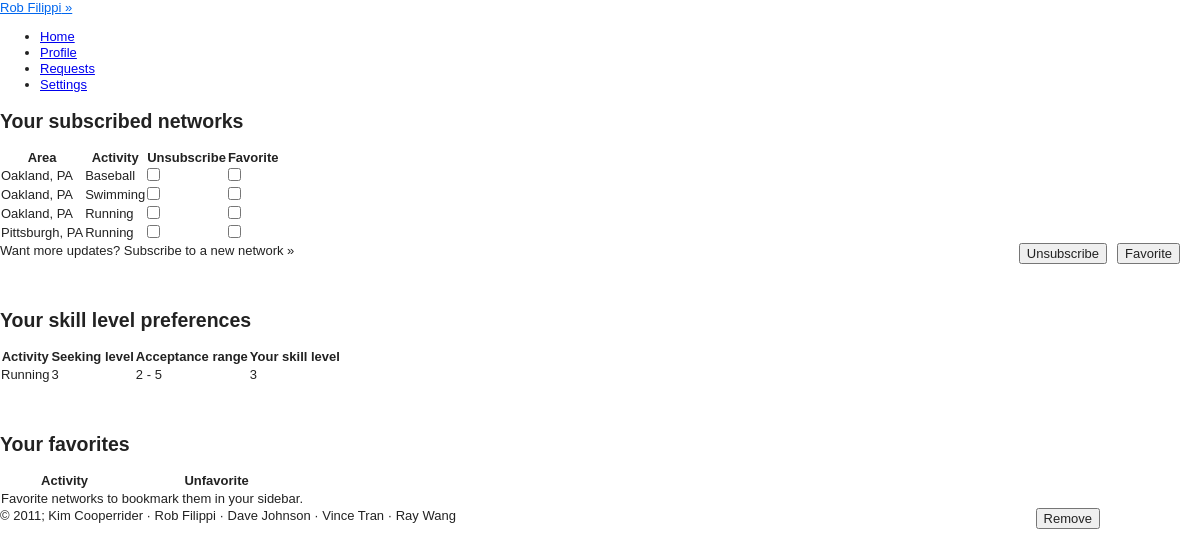
Screenshot of /views/settings.php (signed in) with the database file from the repository.
### tables this page shows
CREATE TABLE IF NOT EXISTS `users` (
  `USER_ID` int(11) NOT NULL AUTO_INCREMENT,
  `PASSWORD` varchar(100) NOT NULL,
  `FIRST_NAME` char(20) DEFAULT NULL,
  `LAST_NAME` char(20) DEFAULT NULL,
  `STREET` varchar(25) DEFAULT NULL,
  `CITY` char(20) DEFAULT NULL,
  `STATE` char(2) DEFAULT NULL,
  `ZIP` int(11) DEFAULT NULL,
  `PHONE` char(12) DEFAULT NULL,
  `INTERESTS` varchar(4000) DEFAULT NULL,
  `PROFILE_PIC` varchar(45) NOT NULL DEFAULT 'public/images/avatar.png',
  `email` varchar(25) DEFAULT NULL,
  `DOB` date DEFAULT NULL,
  `GENDER` char(1) DEFAULT NULL,
  PRIMARY KEY (`USER_ID`)
);

CREATE TABLE IF NOT EXISTS `unique_networks` (
  `UNIQUE_NETWORK_ID` int(11) NOT NULL AUTO_INCREMENT,
  `NETWORK_ID` int(11) DEFAULT NULL,
  `ACTIVITY_ID` int(11) DEFAULT NULL,
  PRIMARY KEY (`UNIQUE_NETWORK_ID`)
);

CREATE TABLE IF NOT EXISTS `networks` (
  `NETWORK_ID` int(11) NOT NULL AUTO_INCREMENT,
  `AREA` varchar(25) NOT NULL,
  `STATE` varchar(2) NOT NULL,
  PRIMARY KEY (`NETWORK_ID`)
);

CREATE TABLE IF NOT EXISTS `activities` (
  `ACTIVITY_ID` int(11) NOT NULL AUTO_INCREMENT,
  `ACTIVITY_NAME` varchar(20) NOT NULL,
  PRIMARY KEY (`ACTIVITY_ID`)
);

### views/config.php (called while the page is built, shortened)
<?php
include("functions_recommendations.php");
include("functions_networks.php");
	function cookieExists(){
		if(isset($_COOKIE['ID_my_site']))
			return TRUE;
		else
			return FALSE;
	}
	function validCookie(){
		$username = $_COOKIE['ID_my_site'];
		$pass = $_COOKIE['Key_my_site'];
		$info = getDatabaseInfo("users", "email", $username);
			if ($pass != $info['PASSWORD']) {
				return FALSE;
			}
			else{
				return TRUE;
 			}
	}
	function getDatabaseInfo($table, $attribute, $value){
		$check = getResourceIDs($table, $attribute, $value);
		return mysql_fetch_array($check);
	}
	function getResourceIDs($table, $attribute, $value){
		$check = mysql_query("SELECT * FROM $table WHERE $attribute = '$value'")or die(mysql_error());
		return $check;
	}
	function getName(){
		if(cookieExists())
		{
			if (validCookie()) {
				$username = $_COOKIE['ID_my_site'];
				$info = getDatabaseInfo("users", "email", $username);
				return $info['FIRST_NAME'] . " " . $info['LAST_NAME'];
			}
		}
	}
	function getUserID(){
		if(cookieExists())
		{
			if (validCookie()) {
				$username = $_COOKIE['ID_my_site'];
				$info = getDatabaseInfo("users", "email", $username);
				return $info['USER_ID'];
			}
		}
	}
?>

### views/functions_networks.php (called while the page is built, shortened)
<?
function getUserUniqueNetworks() {
	$id = getUserID();
	$query = "SELECT unique_networks.unique_network_id, networks.area, networks.state, activities.activity_name"
	." FROM user_networks, unique_networks, activities, networks"
	." WHERE unique_networks.network_id = networks.network_id"
	." AND unique_networks.unique_network_id = user_networks.unique_network_id"
	." AND user_networks.user_id = $id"
	." AND unique_networks.activity_id = activities.activity_id"
	." ORDER BY unique_networks.unique_network_id";
	$n = array();
	$result=mysql_query($query) or die(mysql_error());
	while ($row = mysql_fetch_array($result)) {
		$n[] = $row;
	}
	return $n;
}
	function getUserActivityLevels(){
	$userID = getUserID();
	$query = "SELECT DISTINCT activities.activity_name, user_activities.preferred, user_activities.low_level, user_activities.high_level, user_activities.own_level"
	." FROM user_activities, activities WHERE user_activities.user_id = $userID AND user_activities.activity_id = activities.activity_id GROUP BY activities.activity_name";
	$levels = array();
	$result=mysql_query($query);
	while ($row = mysql_fetch_array($result)) {
		$levels[] = $row;
	}
	return $levels;
	}
?>

### views/functions_recommendations.php (called while the page is built, shortened)
<?
function getFavorites(){
	$id = getUserID();
	$query = "SELECT networks.area, networks.state, activities.activity_name FROM favorites, networks, activities, unique_networks WHERE user_id = ".$id.""
					." AND favorites.unique_network_id = unique_networks.unique_network_id"
					." AND unique_networks.activity_id = activities.activity_id"
					." AND unique_networks.network_id = networks.network_id";
	$result = mysql_query($query) or die(mysql_error());
	$favs = array();
	return $favs;
}
?>

### views/settings.php (the view, shortened to what this page needs)
<? include("header.php");
	if(cookieExists() && validCookie())
	{
			?>
			<div class="page">
			<h2>Your subscribed networks</h2>
			<form id="unsubNetworksForm" method="post" action="<?php echo $_SERVER['PHP_SELF']?>">
			<table class="settings regular_table">
				<tr>
					<th>Area</th>
					<th>Activity</th>
					<th>Unsubscribe</th>
					<th>Favorite</th>
				</tr>
			<?
				$networks = getUserUniqueNetworks();
				$favs = getFavoriteIDs();
				if ($networks) {
					foreach($networks as $network) {
						echo "<tr>";
							echo "<td>".$network[1].", ".$network[2]."</td><td>".$network[3]."</td>";
							echo "<td><input type='checkbox' value='".$network[0]."' name='unsubscribeTo[]' /></td>";
							in_array($network[0], $favs)? $checked="checked disabled" : $checked = "";
							echo sprintf("<td><input type='checkbox' %s value='%s' name='favorite[]' /></td>", $checked, $network[0]);
						echo "</tr>";
					}
			} else echo "<tr><td colspan='4'>You aren't subscribed to any networks yet!<br/>Click below to get started.</td></tr>";
			?>
			</table>
			<div class="below_table">
				<input style="float:right; margin-left:10px; margin-right:20px" type="submit" name="doFavorite" value="Favorite"/>
				<input style="float:right;" type="submit" name="doUnsubscribe" value="Unsubscribe"/>
			</div>
		</form>
			<span style="clear:both;margin-top:-1.5em;" class="clickable below_table">Want more updates? <span id="expandNetworks" class="clickExpand">Subscribe to a new network&nbsp;&raquo;</span></span>
			<br/>
			<br/><br/>
			<h2>Your skill level preferences</h2>
			<table class="settings regular_table">
			<thead>
				<tr>
					<th>Activity</th>
					<th>Seeking level</th>
					<th>Acceptance range</th>
					<th>Your skill level</th>
				</tr>
			</thead>
			<tbody>
				<?
				$levels = getUserActivityLevels();
				if ($levels) {
					foreach($levels as $level){
						echo "<tr>";
						echo "<td>$level[0]</td>";
						echo "<td>$level[1]</td>";
						echo "<td>$level[2] - $level[3]</td>";
						echo "<td>$level[4]</td>";
					echo "</tr>";
					}
					} else {
					echo "<tr><td colspan='4'>You're missing some skill levels. Subscribe to networks to get started.</td></tr>";
				}
				?>
			</tbody>
			</table>
			<br/><br/>
			<h2>Your favorites</h2>
			<form id="deFavForm" method="post" action="<?php echo $_SERVER['PHP_SELF']?>">
			<table class="settings regular_table">
			<tr>
				<th>Activity</th>
				<th>Unfavorite</th>
			</tr>
			<? $favs = getFavorites();
				if (!$favs)
					echo "<tr><td colspan='2'>Favorite networks to bookmark them in your sidebar.</td></tr>";
				 ?>
			</table>
			<div class="below_table">
				<input style="float:right;margin-right: 100px;" type="submit" name="doDefavorite" value="Remove"/>
			</div>
			</form>
			</div>
			<?php
		}
	else {
		header("Location: ");
	}
	include('footer.php');
?>

### views/header.php (shortened to what this page needs)
<? include_once("config.php"); ?>
<!DOCTYPE HTML>
<html>
<head>
<link type="text/css" rel="stylesheet" href="../styles/defaults.css"/>
<link type="text/css" rel="stylesheet/less" href="../styles/style.less"/>
<link type="text/css" rel="stylesheet/less" href="../styles/posts.less"/>
<link type="text/css" rel="stylesheet/less" href="../styles/sidebar.less"/>
<link type="text/css" rel="stylesheet" href="../styles/demo_table.css"/>
<link type="text/css" rel="stylesheet" href="../styles/validationEngine.jquery.css" />
</head>
<body>
<div id="container">
	<header>
	<a id="user_login" href="#"><? echo getName(); ?>&nbsp;&raquo;</a>
			<span id="top-nav">
				<ul id="nav">
					<li class="headerlink" id="link_home"><a class="top_links" id="home" href="home.php">Home</a></li>
					<li class="headerlink" id="link_profile"><a class="top_links" id="profile" href="profile.php">Profile</a></li>
					<li class="headerlink" id="link_requests"><a class="top_links" id="requests" href="requests.php">Requests</a></li>
					<li class="headerlink" id="link_settings"><a class="top_links" id="settings" href="settings.php">Settings</a></li>
				</ul>
			</span>
	</header>
	<div id="content">

### views/footer.php
</div>
<div id="footer">&copy; 2011; Kim Cooperrider &middot; Rob Filippi &middot; Dave Johnson &middot; Vince Tran &middot; Ray Wang</div>
</div>
</body>
</html>

### styles/defaults.css (style rules this page uses)
article, aside, details, figcaption, figure, footer, header, hgroup, nav, section { display: block; }
html { font-size: 100%; overflow-y: scroll; -webkit-text-size-adjust: 100%; -ms-text-size-adjust: 100%; }
body { margin: 0; font-size: 13px; line-height: 1.231; }
body, button, input, select, textarea { font-family: sans-serif; color: #222; }
a { color: #00e; }
ul, ol { margin: 1em 0; padding: 0 0 0 40px; }
form { margin: 0; }
button, input, select, textarea { font-size: 100%; margin: 0; vertical-align: baseline; *vertical-align: middle; }
button, input { line-height: normal; *overflow: visible; }
table button, table input { *overflow: auto; }
button, input[type="button"], input[type="reset"], input[type="submit"] { cursor: pointer; -webkit-appearance: button; }
input[type="checkbox"], input[type="radio"] { box-sizing: border-box; }
table { border-collapse: collapse; border-spacing: 0; }
td { vertical-align: top; }

### rows the page displays
users: getName() "Rob Filippi"
unique_networks: NETWORK_ID.AREA "Oakland", NETWORK_ID.STATE "PA", ACTIVITY_ID.ACTIVITY_NAME "Baseball"
unique_networks: NETWORK_ID.AREA "Oakland", NETWORK_ID.STATE "PA", ACTIVITY_ID.ACTIVITY_NAME "Swimming"
unique_networks: NETWORK_ID.AREA "Oakland", NETWORK_ID.STATE "PA", ACTIVITY_ID.ACTIVITY_NAME "Running"
unique_networks: NETWORK_ID.AREA "Pittsburgh", NETWORK_ID.STATE "PA", ACTIVITY_ID.ACTIVITY_NAME "Running"

### other values shown
$level[0] "Running"
$level[1] "3"
$level[2] "2"
$level[3] "5"
$level[4] "3"
